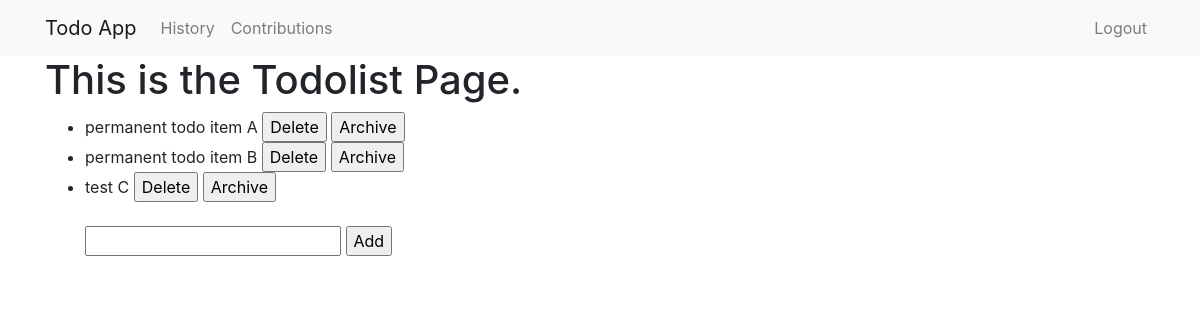
The page /todo/ (signed in) on the database as committed earlier.
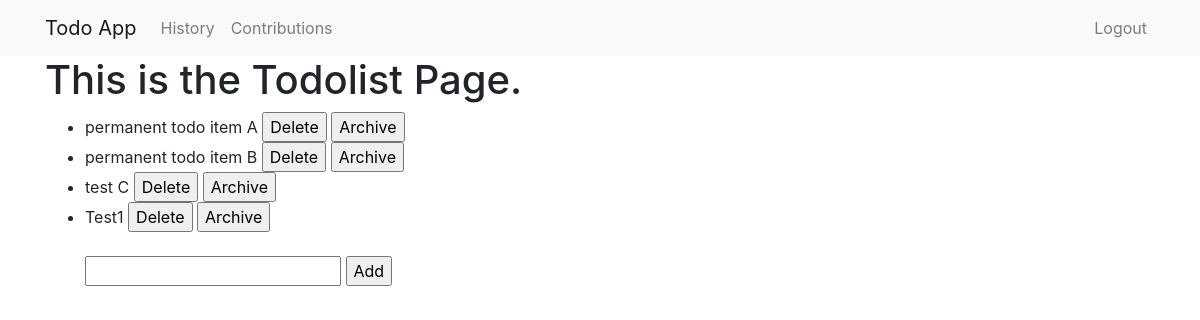
The same page on the database as committed later.
### todo/models.py (models this page shows)
class TodoItem(models.Model):
    content = models.TextField()

### todo/views.py (the view)
# urls.py: path('', views.todo, name='todo'),
def todo(request):
    all_todo_items = TodoItem.objects.all()
    return render(request, "todo.html",
    {'all_items': all_todo_items})

### todo/templates/todo.html
{% extends "base.html" %}
{% block page_content %}
<h1>This is the Todolist Page.</h1>
<ul>
    {% if user.is_authenticated %}
        {% for todo_item in all_items %}
            <li>{{ todo_item.content }}
                <form action="deleteTodo/{{todo_item.id}}/"
                style="display: inline;"
                method="POST">{% csrf_token %}
                    <input type="submit" value="Delete" name="Delete" />
                </form>
                <form action="archiveTodo/{{todo_item.id}}/"
                style="display: inline;"
                method="POST">{% csrf_token %}
                    <input type="submit" value="Archive" name="Archive" />
                </form>
            </li>
        {% endfor %}
        <br />
        <form action="addTodo/" method="POST">{% csrf_token %}
            <input type="text" name="content" required/>
            <input type="submit" value="Add" name="Add" />
        </form>
    {% else %}
        <h4>Login to view To-Do list</h4>
    {% endif %}
</ul>
{% endblock %}

Rows that differ between the two databases and show on the page:
added TodoItem: content "Test1"
